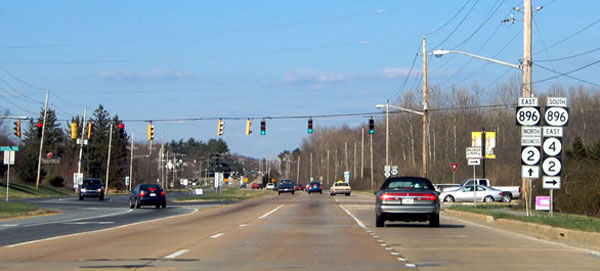
%> input picture img_000.jpg, 600 x 271 px
$ octave --eval "prueba_sombras('img_000.jpg');"   (GNU Octave 9; MATLAB toolbox functions it lacks are replaced by stand-ins)
%> lines starting %> are read from the running program, lines starting %| are printed output that depends on the picture; in (x1, y1, x2, y2) boxes, pixels count from 0 and x2, y2 are one past the last pixel; in counts of white or black regions, pixels touching at a corner belong together; the program's own positions count from 1
### LHCR.m
%%
function Isombras=LHCR(I)


%% LCHR ( Lowest Central Homogeneous Region )

    IM=I;
    Igris=IM;
    [row,col] = size(IM);
	imTH = graythresh(IM);
    % bordes

	hE =edge(IM,'canny');

    % ponemos negro los bordes, blanco el resto
	hE = 1-hE;
    %eliminamos bordes de la primera y ultima fila
	hE(1,:) = 1;
	hE(row,:) = 1;
    figure
    imshow(hE)
    %pintamos bordes en la imagen en grises
	IM = uint8(hE) .* IM;
    %figure
    %imshow(IM)

	RIM = zeros(row,col);
	% hacemos Lowest Central Homogeneous Region
    for c = 1:col
		r = row;
        while (r > 0 && IM(r,c) ~= 0 )
			RIM(r,c) = 1;
			r = r-1;
        end
    end
     %figure
    %imshow(RIM)
    RIM = uint8(RIM);
    road=IM.*RIM;
    v=double(road(find(road>0)));%hallamos los pixeles con valor diferente de cero que serian la carretera

    figure
    imshow(IM.*RIM)
    RIM = cat(3,RIM,RIM,RIM);

    mu=mean(v)
    ro=std(v)
    umbral=mu-3*ro;
    if(umbral<25)
        umbral=25
    end
    Isombras=Igris<umbral;
    figure
    hist(v,256);

### hor_edge.m
function Ihor=hor_edge(I,metodo,umbral)
%metodo:1-sobel
%       2-shift

[fil col]=size(I);

switch metodo
    case 1
        Ishift=[I(1,:);I];
        Ishift=Ishift(1:fil,:);
        Ivert=(I-Ishift);
        figure
        imshow(Ivert)
        title('bordes shifted')

    case 2
        C=double(I);
        for i=1:size(C,1)-2
            for j=1:size(C,2)-2
                %Sobel mask for x-direction:
                Gx=((2*C(i+2,j+1)+C(i+2,j)+C(i+2,j+2))-(2*C(i,j+1)+C(i,j)+C(i,j+2)));
                %Sobel mask for y-direction:
                %Gy=((2*C(i+1,j+2)+C(i,j+2)+C(i+2,j+2))-(2*C(i+1,j)+C(i,j)+C(i+2,j)));
                %The gradient of the image
                %B(i,j)=abs(Gx)+abs(Gy);
                %Igris(i,j)=sqrt(Gx.^2+Gy.^2);
                Ivert(i,j)=uint8(abs(Gx));
                %Ihor(i,j)=uint8(abs(Gy));

            end
        end
        Ivert=[Ivert zeros(size(Ivert,1),2)];
        Ivert=[Ivert;zeros(2,size(Ivert,2))];
        figure
        imshow(Ivert)
        title('bordes sobel')
end
Ihor=Ivert>umbral;

% [31 lines of commented-out code are left out]

end

### prueba_sombras.m
function []=prueba_sombras(I)
%> called with I = 'img_000.jpg'

%%%%%%%%%%%%%%%%%%%%%%%%%%%%%%%%Incializacion %%%%%%%%%%%%%%%%%%%%%%%%%%%%
umbral_bordes=20;
largo_minimo=11;
normalizar=true;
se = strel('line',8, 0); % linea recta de 8 pixeles
se1 = strel('square',3);%cuadrado 3x3
se2=strel('line',8, 90); %
se3=strel('line',3, 90); %
%%%%%%%%%%%%%%%%%%%%%%%%%%%%%%%%%%%%%%%%%%%%%%%%%%%%%%%%%%%%%%%%%%%%%%%%%%
I=imread(I);
%> I is the input picture: size 271x600x3 uint8; mean R, G, B 130.6, 145.7, 155.2
imshow(I)
title('original')
I=imresize(I,[240 320]);
%> I: size 240x320x3 uint8
    if(length(size(I))>2)%si esta en color la pasamos a gris
        Igris=rgb2gray(I);
    else
        Igris=I;
    end
figure
imshow(Igris)
title('grises')
figure
imhist(Igris);
title('hist grises')
%> figure, not shown here; highest point at x = 180, y = 3032
%%%%%%%%%%%%%%%%%%%%%%%%%%%%%%%%%%%%%%%%%%%%%%%%%%%%%%%%%%%%%%%%%%%%%%%%%%%

%%
%%%%%%%%%%%%%%%%%%%%%%%%%%%normalizacion%%%%%%%%%%%%%%%%%%%%%%%%%%%%%%%%%%%
%Igris = histeq(Igris);%mirar otras tecnicas
if(normalizar)
%Igris = double(Igris)./double(max(Igris(:)));
%Igris=uint8(Igris*255);
ratio=double(max(Igris(:))-min(Igris(:)));
%> ratio = 255
norm=-10;

Igris=double(Igris+norm)./ratio;
%> Igris: size 240x320 double
Igris=uint8(Igris*255);
%> Igris: size 240x320 uint8
figure
imshow(Igris)
title('gris normalizada')
figure
imhist(Igris);
title('hist grises normalizada')
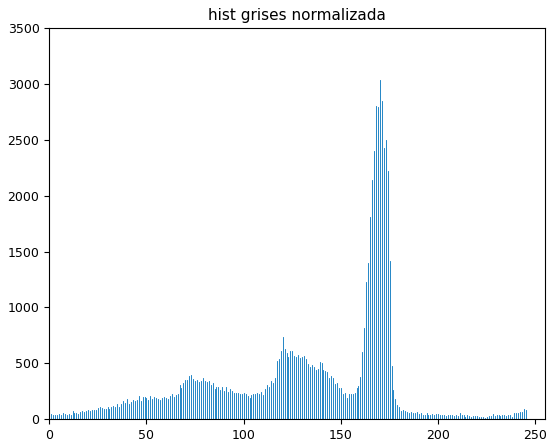
%> figure redrawn from the program's plot data; highest point at x = 170, y = 3032
end
%%%%%%%%%%%%%%%%%%%%%%%%%%%%%%%%%%%%%%%%%%%%%%%%%%%%%%%%%%%%%%%%%%%%%%%%%%%
%%

Isombras=LHCR(uint8(Igris));
%> in LHCR, `imTH = graythresh(IM);`: imTH = 0.443
%> in LHCR, `hE =edge(IM,'canny');`:
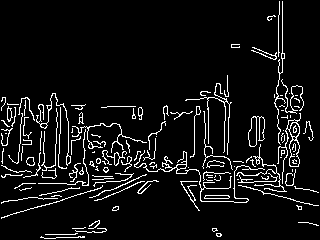
%> hE: size 240x320 logical; 7.3% white in thin lines or dots
%> in LHCR, `hE = 1-hE;`: hE: size 240x320 double; values 0 (black) and 1 (white), 92.7% white; black in thin lines or dots
%> in LHCR, `IM = uint8(hE) .* IM;`:
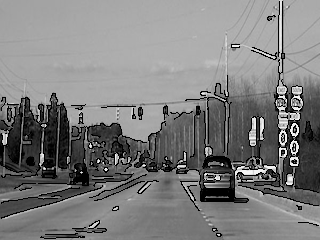
%> IM: size 240x320 uint8; min 0, max 245, mean 124.4
%> after the loop in LHCR, `for c = 1:col`: RIM: size 240x320 double; values 0 (black) and 1 (white), 13.6% white; 1 white region, box (x1, y1, x2, y2) and area: (0, 0, 320, 240) 10475
%> in LHCR, `road=IM.*RIM;`:
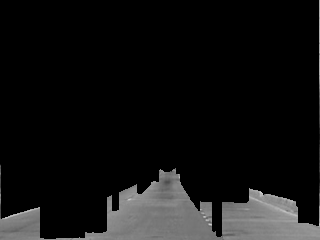
%> road: size 240x320 uint8; min 0, max 206, mean 17.7
%> in LHCR, `v=double(road(find(road>0)));`: v = 10475 values from 15 to 206
%> in LHCR, `mu=mean(v)`: mu = 129.5
%> in LHCR, `ro=std(v)`: ro = 16.21
%> in LHCR, `umbral=mu-3*ro;`: umbral = 80.83
%> in LHCR, `Isombras=Igris<umbral;`: Isombras: size 240x320 logical; 17.9% white; 192 white regions (172 under 20 px), largest, box (x1, y1, x2, y2) and area: (0, 98, 138, 218) 6780, (283, 95, 320, 193) 2147, (194, 101, 263, 202) 2048
%> figure, not shown here; tallest bar 489 high, from x = 119.5 to 120.2
figure
imshow(Isombras)
title('Isombras')
%Isombras = imdilate(Isombras,se1);
%Isombras = imclose(Isombras,se2);
%Isombras=imopen(Isombras,se2);
figure
imshow(Isombras)
title('Isombras morfo')


Ihor=hor_edge(Igris,2,40);%40 para sobel 15 para shifted
%> after the loop in hor_edge, `for i=1:size(C,1)-2`:
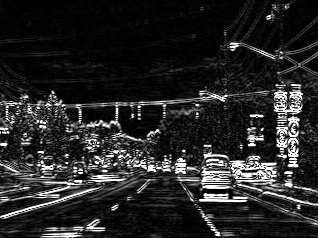
%> Ivert: size 238x318 uint8; min 0, max 255, mean 39
%> in hor_edge, `Ihor=Ivert>umbral;`: Ihor: size 240x320 logical; 24.9% white; 494 white regions (456 under 20 px), largest, box (x1, y1, x2, y2) and area: (0, 39, 318, 228) 15012, (35, 217, 106, 238) 583, (197, 209, 265, 237) 348
figure
imshow(Ihor);
title('bordes binarizada')
% Ihor = imclose(Ihor,se);
%Ihor=imopen(Ihor,se);
%Ihor=imdilate(Ihor,se1);
figure
imshow(Ihor);
title('bordes morfo')
Isegmentada=(Ihor&Isombras);
%> Isegmentada: size 240x320 logical; 7.3% white in thin lines or dots
figure
imshow(Isegmentada);
title('and entre sombras y bordes')
figure
RIM=uint8(Isegmentada);
RIM = cat(3,1-RIM,RIM*254+1,1-RIM);
imshow(I.*RIM)

closeBW = imclose(Isegmentada,se);
%> closeBW: size 240x320 logical; 12.6% white; 148 white regions (127 under 20 px), largest, box (x1, y1, x2, y2) and area: (0, 102, 304, 188) 7169, (263, 119, 318, 157) 711, (200, 191, 248, 202) 272
openBW=imopen(Isegmentada,se);
%> openBW: size 240x320 logical; 1.7% white in thin lines or dots, all inside (x1, y1, x2, y2) = (0, 114, 317, 237)
figure, imshow(closeBW),title('closed')
% [11 lines of commented-out code are left out]


RIM=uint8(openBW);
RIM = cat(3,1-RIM,RIM*254+1,1-RIM);
figure
imshow(I.*RIM)
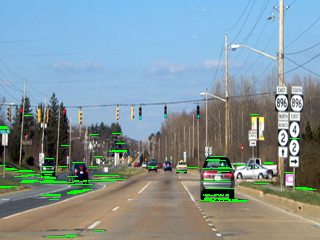
%> displayed picture: size 240x320x3, on the screen's scale of 0 to 255; mean R, G, B 129.6, 148.9, 154.2


[fil,col]=size(openBW);
%> fil = 240; col = 320


cnt=0;
NL=0;
%%
%%se recorre la imagen por filas de izq a derecha para ir creando lineas
arreglo=[];
arreglo1=[];
for i=1:fil%i=fil:-1:1
    for j=1:col
        if(openBW(i,j)==1)%pixel=1
            if(NL==0)%nueva linea
                NL=1;
                cnt=cnt+1;
                arreglo(cnt).izq=[i,j];
                arreglo(cnt).der=[i,j];

            else%hace parte de una linea en creacion
                arreglo(cnt).der=[i,j];

            end
        else%pixel=0
            if(NL==1)
               NL=0;
            end

        end

    end

end
%> after the loop, NL = 0; arreglo = 83 items; first 5, izq and der: [115 251] [115 259], [116 25] [116 33], [127 1] [127 7], [128 1] [128 8], [129 1] [129 9]; cnt = 83


%%filtra lineas x tama駉
%
if(~isempty(arreglo))
    %arreglo=filtrar_lineas(arreglo,largo_minimo);
     arreglo(1).idx=1;
else
    disp('array de lineas vacio')
end


%%agrupa lienas de acuerdo a su posicion
dist_y=8;

% [17 lines of commented-out code are left out]
vecinos=30;%numero de lineas q va a revisar por vecindad
idx_actual=1;

for i=2:length(arreglo)
    for j=i-1:-1:i-vecinos
        if(j<1)
            idx_actual=idx_actual+1;
            arreglo(i).idx=idx_actual;
            break;
        end

        if(interseccion(arreglo(i),arreglo(j),dist_y))
            arreglo(i).idx=arreglo(j).idx;
            disp(strcat('interseccion entre la linea ',int2str(i),' y la linea  ',int2str(j)));
            break;

%         else
%            disp('no hubo interseccion');
        end

        if(j==i-vecinos)
           idx_actual=idx_actual+1;
           arreglo(i).idx=idx_actual;
        end

    end

end
%> this loop made 82 passes
%| interseccion entre la linea4 y la linea3
%| interseccion entre la linea5 y la linea4
%| interseccion entre la linea11 y la linea9
%| interseccion entre la linea12 y la linea11
%| interseccion entre la linea16 y la linea14
%| interseccion entre la linea17 y la linea16
%| interseccion entre la linea20 y la linea19
%| interseccion entre la linea23 y la linea15
%> (further printed lines are left out)
%> after the loop, arreglo = 83 items; first 5, izq, der and idx: [115 251] [115 259] 1, [116 25] [116 33] 2, [127 1] [127 7] 3, [128 1] [128 8] 3, [129 1] [129 9] 3; idx_actual = 31


%%
%%combina lineas

if(~isempty(arreglo))

    num_lineas=idx_actual;%arreglo(length(arreglo)).idx;%num de lineas se ve en el idex del ultimo
%> num_lineas = 31

    for i=1:num_lineas
        pos=find([arreglo.('idx')]==i);%indices de las lineas i
        %arreglo([arreglo.idx]==i)
        minimox=1000;%minimo inicial--revisar
        maximox=0;
        maximoy=0;
        for j=1:length(pos)
            if(arreglo(pos(j)).izq(2)<minimox)
                minimox=arreglo(pos(j)).izq(2);
            end
            if(arreglo(pos(j)).der(2)>maximox)
                maximox=arreglo(pos(j)).der(2);
            end
            if(arreglo(pos(j)).der(1)>maximoy)
                maximoy=arreglo(pos(j)).der(1);
            end

        end
        arreglo1(i).izq(2)=minimox;%eje x
        arreglo1(i).der(2)=maximox;
        arreglo1(i).izq(1)=maximoy;%arreglo(pos(1)).izq(1);%eje y
        arreglo1(i).der(1)=maximoy;%arreglo1(i).izq(1);

    end
%> this loop made 31 passes
%> pos on passes 1 to 12: 1, 2, [3 4 5], 6, 7, 8, [9 11 12], 10, 13, [14 16 17 28 30 31 37 39], [15 23 35 38 42 46 48 49 51 52 54 57], 18
%> after the loop, arreglo1 = 31 items; first 5, izq and der: [115 251] [115 259], [116 25] [116 33], [129 1] [129 9], [134 113] [134 122], [135 91] [135 99]
end


%%
%%grafica los rectangulos sin agrupar
hold on
if(~isempty(arreglo))
    for i=1:length(arreglo)
        plot(arreglo(i).izq(2),arreglo(i).izq(1),'rx');
        plot(arreglo(i).der(2),arreglo(i).der(1),'bx');
        w=arreglo(i).der(2)-arreglo(i).izq(2);
        if(w<1)
            w=1
        end
        arrayrects{i}=[arreglo(i).izq(2),arreglo(i).izq(1)-w,w,w];
        rectangle('Position',[arreglo(i).izq(2),arreglo(i).izq(1)-w,w,w],'edgecolor','b','linewidth',2);

    end
%> this loop made 83 passes
%> after the loop, arrayrects = 83 items
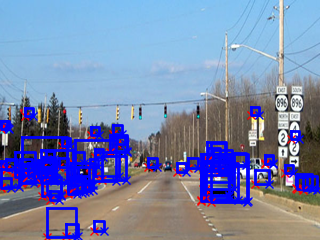
%> figure redrawn from the program's plot data
    figure
imshow(I)
title('rectangulos azules agrupados')
hold on

%> (the run ends here)
